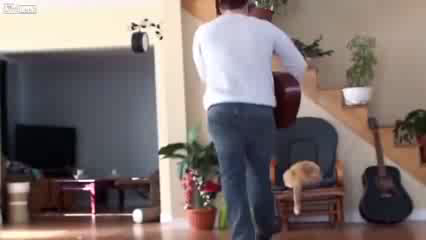
#> input picture frame 74 of notebooks_tutorial/videos/video_test.avi, 426 x 240 px, given in place of mark.mp4, which was not available
$ python test.py
#> lines starting #> are read from the running program, lines starting #| are printed output that depends on the picture
import numpy as np
import cv2
from face_recognition_system.videocamera import VideoCamera
from face_recognition_system.externalviddeo import ExternalVideo
from face_recognition_system.detectors import FaceDetector
import face_recognition_system.operations as op

cap = cv2.VideoCapture('/Users/srauz/tensorflowworkspace/PyData-master/video/mark.mp4')
out = None
while(cap.isOpened()):
    ret, frame = cap.read()
#> frame is the input picture: shape (240, 426, 3); mean B, G, R 111.1, 113.1, 124.7
    if out is None:
        [h, w] = frame.shape[:2]
#> h = 240; w = 426
        out = cv2.VideoWriter("/Users/srauz/tensorflowworkspace/PyData-master/video/test_out_face_ex.avi", 0, 25.0, (w, h))

    gray = cv2.cvtColor(frame, cv2.COLOR_BGR2GRAY)
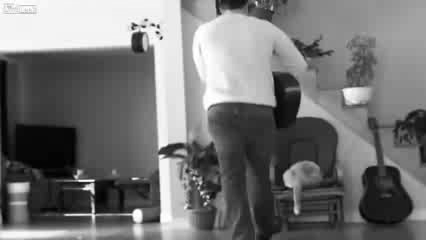
#> gray: shape (240, 426); min 0, max 255, mean 116.3
    out.write(frame)
    cv2.imshow('frame',gray)
    if cv2.waitKey(1) & 0xFF == ord('q'):
#> (key q is pressed here)
        break
out.release()
cap.release()
cv2.destroyAllWindows()

$ run again, starting later in the video
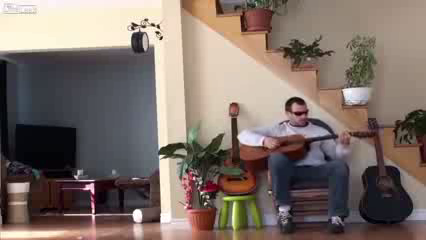
#> input picture frame 335 of notebooks_tutorial/videos/video_test.avi, 426 x 240 px, given in place of mark.mp4, which was not available
#> frame is the input picture: shape (240, 426, 3); mean B, G, R 105.2, 112.4, 126.3
#> `gray = cv2.cvtColor(frame, cv2.COLOR_BGR2GRAY)`:
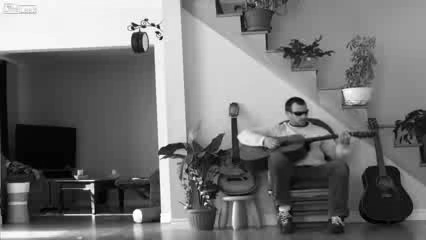
#> gray: shape (240, 426); min 0, max 255, mean 115.7

$ run again, starting later in the video
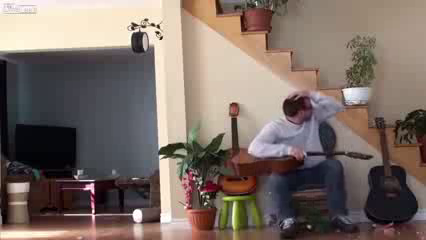
#> input picture frame 596 of notebooks_tutorial/videos/video_test.avi, 426 x 240 px, given in place of mark.mp4, which was not available
#> frame is the input picture: shape (240, 426, 3); mean B, G, R 102.6, 109.8, 123.8
#> `gray = cv2.cvtColor(frame, cv2.COLOR_BGR2GRAY)`:
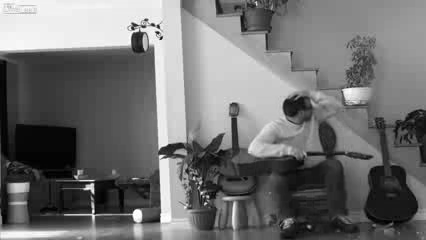
#> gray: shape (240, 426); min 0, max 255, mean 113.1
